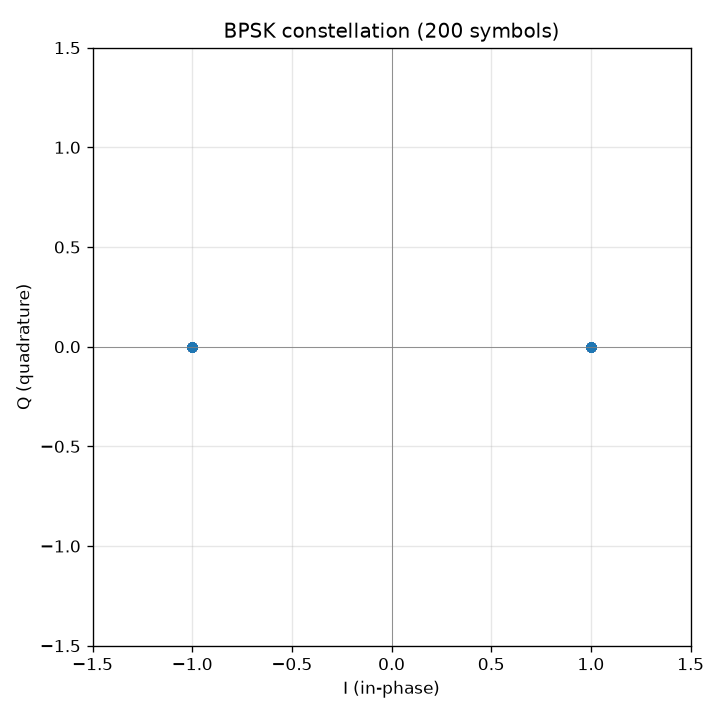

Generate this figure with Python:
# Constellation
import matplotlib.pyplot as plt
import numpy as np


np.random.seed(0)

num_symbols = 200

bits = np.random.randint(0, 2, num_symbols)
symbols = 2 * bits - 1

x_symbols = symbols.astype(np.complex64)    # Turn into complex number.

fig, ax = plt.subplots(figsize=(6, 6))

ax.plot(np.real(x_symbols), np.imag(x_symbols), ".", markersize=10, color="C0")
ax.axhline(0, color="gray", linewidth=0.5)
ax.axvline(0, color="gray", linewidth=0.5)
ax.set_xlim(-1.5, 1.5)
ax.set_ylim(-1.5, 1.5)
ax.set_xlabel("I (in-phase)")
ax.set_ylabel("Q (quadrature)")
ax.set_title(f"BPSK constellation ({num_symbols} symbols)")
ax.set_aspect("equal")
ax.grid(True, alpha=0.3)

fig.tight_layout()
fig.savefig("week1/d20_constellation.png", dpi=120)
print("saved to d20_constellation.png")

unique_points = np.unique(x_symbols)
print("unique constellation points:", unique_points)
print("expected: [-1.+0.j  1.+0.j]")
